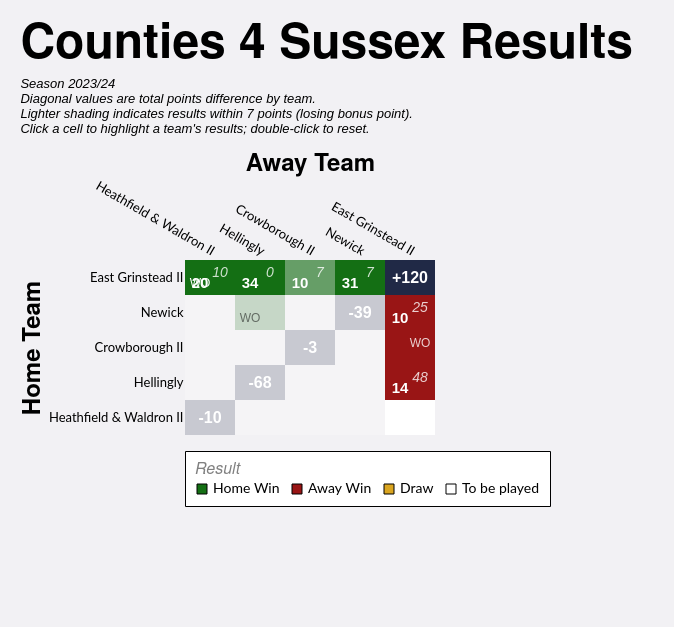

Describe this chart as a Vega-Lite specification.
### Vega-Lite specification from a JSON file in a GitHub repository (floating-point values rounded to 4 significant figures)
{"config": {"axis": {"labelFont": "Lato, sans-serif", "titleFont": "PT Sans Narrow, Helvetica Neue, Helvetica, Arial, sans-serif", "labelFontSize": 13, "titleFontSize": 24, "gridColor": "#202947", "gridOpacity": 0.2}, "header": {"labelFont": "PT Sans Narrow, Helvetica Neue, Helvetica, Arial, sans-serif", "titleFont": "PT Sans Narrow, Helvetica Neue, Helvetica, Arial, sans-serif", "labelFontSize": 24, "titleFontSize": 28, "labelFontWeight": "bold", "orient": "left"}, "legend": {"labelFont": "Lato, sans-serif", "titleFont": "PT Sans Narrow, Helvetica Neue, Helvetica, Arial, sans-serif", "labelFontSize": 14, "titleFontSize": 16, "titlePadding": 5, "fillColor": "white", "strokeColor": "black", "padding": 10, "titleFontWeight": "lighter", "titleFontStyle": "italic", "titleColor": "gray", "offset": 10}, "title": {"font": "PT Sans Narrow, Helvetica Neue, Helvetica, Arial, sans-serif", "fontSize": 48, "fontWeight": "bold", "anchor": "start", "align": "center", "titlePadding": 20, "subtitlePadding": 10, "subtitleFontSize": 13, "subtitleColor": "", "subtitleFontStyle": "italic", "offset": 15, "color": "black"}, "axisX": {"labelAngle": 0}, "facet": {"title": null, "header": null, "align": {"row": "each", "column": "each"}}, "resolve": {"scale": {"y": "independent", "facet": "independent"}}, "background": "#f2f1f4", "view": {"stroke": null}}, "layer": [{"data": {"name": "data-8d5bf6d418f510963f674cdb3aef10c7"}, "mark": {"type": "rect"}, "encoding": {"color": {"field": "result", "legend": {"columns": 4, "direction": "horizontal", "labelLimit": 200, "offset": 16, "orient": "bottom", "symbolStrokeColor": "black", "symbolStrokeWidth": 1, "values": ["Home Win", "Away Win", "Draw", "To be played"]}, "scale": {"domain": ["Home Win", "Home Win (LBP)", "Away Win", "Away Win (LBP)", "Draw", "To be played", "N/A"], "range": ["#146f14", "#146f14a0", "#991515", "#991515a0", "goldenrod", "white", "#202946"]}, "title": "Result", "type": "nominal"}, "opacity": {"condition": {"test": "datum.home_team == param_15['home_team'] || datum.away_team == param_15['home_team'] || !isValid(param_15['home_team'])", "value": 1.0}, "value": 0.2}, "tooltip": [{"field": "home_team", "title": "Home", "type": "nominal"}, {"field": "away_team", "title": "Away", "type": "nominal"}, {"field": "home_score_text", "title": "Home Score", "type": "nominal"}, {"field": "away_score_text", "title": "Away Score", "type": "nominal"}, {"field": "result", "title": "Result", "type": "nominal"}, {"field": "date", "format": "%d %b %Y", "title": "Date", "type": "temporal"}], "x": {"axis": {"domain": false, "grid": false, "labelAngle": 30, "orient": "top", "ticks": false}, "field": "away_team", "sort": ["Heathfield & Waldron II", "Hellingly", "Crowborough II", "Newick", "East Grinstead II"], "title": "Away Team", "type": "nominal"}, "y": {"axis": {"domain": false, "grid": false, "ticks": false}, "field": "home_team", "sort": ["East Grinstead II", "Newick", "Crowborough II", "Hellingly", "Heathfield & Waldron II"], "title": "Home Team", "type": "nominal"}}, "name": "view_10"}, {"data": {"name": "data-8d5bf6d418f510963f674cdb3aef10c7"}, "mark": {"type": "text", "fontStyle": "italic", "size": 14, "xOffset": 10, "yOffset": -5}, "encoding": {"color": {"condition": {"test": "datum.home_team == param_15['home_team'] || datum.away_team == param_15['home_team'] || !isValid(param_15['home_team'])", "value": "white"}, "value": "black"}, "opacity": {"condition": {"test": "datum.home_team == param_15['home_team'] || datum.away_team == param_15['home_team'] || !isValid(param_15['home_team'])", "value": 0.8}, "value": 0.4}, "text": {"field": "away_score_text", "type": "nominal"}, "x": {"field": "away_team", "sort": ["Heathfield & Waldron II", "Hellingly", "Crowborough II", "Newick", "East Grinstead II"], "type": "nominal"}, "y": {"field": "home_team", "sort": ["East Grinstead II", "Newick", "Crowborough II", "Hellingly", "Heathfield & Waldron II"], "type": "nominal"}}, "transform": [{"filter": "datum.away_score_text != '' && datum.away_score_text != 'WO'"}]}, {"data": {"name": "data-8d5bf6d418f510963f674cdb3aef10c7"}, "mark": {"type": "text", "size": 12, "xOffset": 10, "yOffset": -5}, "encoding": {"color": {"condition": {"test": "datum.home_team == param_15['home_team'] || datum.away_team == param_15['home_team'] || !isValid(param_15['home_team'])", "value": "white"}, "value": "black"}, "opacity": {"condition": {"test": "datum.home_team == param_15['home_team'] || datum.away_team == param_15['home_team'] || !isValid(param_15['home_team'])", "value": 0.8}, "value": 0.4}, "text": {"field": "away_score_text", "type": "nominal"}, "x": {"field": "away_team", "sort": ["Heathfield & Waldron II", "Hellingly", "Crowborough II", "Newick", "East Grinstead II"], "type": "nominal"}, "y": {"field": "home_team", "sort": ["East Grinstead II", "Newick", "Crowborough II", "Hellingly", "Heathfield & Waldron II"], "type": "nominal"}}, "transform": [{"filter": "datum.away_score_text == 'WO'"}]}, {"data": {"name": "data-8d5bf6d418f510963f674cdb3aef10c7"}, "mark": {"type": "text", "fontWeight": "bold", "size": 15, "xOffset": -10, "yOffset": 5}, "encoding": {"color": {"condition": {"test": "datum.home_team == param_15['home_team'] || datum.away_team == param_15['home_team'] || !isValid(param_15['home_team'])", "value": "white"}, "value": "black"}, "opacity": {"condition": {"test": "datum.home_team == param_15['home_team'] || datum.away_team == param_15['home_team'] || !isValid(param_15['home_team'])", "value": 1.0}, "value": 0.5}, "text": {"field": "home_score_text", "type": "nominal"}, "x": {"field": "away_team", "sort": ["Heathfield & Waldron II", "Hellingly", "Crowborough II", "Newick", "East Grinstead II"], "type": "nominal"}, "y": {"field": "home_team", "sort": ["East Grinstead II", "Newick", "Crowborough II", "Hellingly", "Heathfield & Waldron II"], "type": "nominal"}}, "transform": [{"filter": "datum.home_score_text != '' && datum.home_score_text != 'WO'"}]}, {"data": {"name": "data-8d5bf6d418f510963f674cdb3aef10c7"}, "mark": {"type": "text", "size": 12, "xOffset": -10, "yOffset": 5}, "encoding": {"color": {"condition": {"test": "datum.home_team == param_15['home_team'] || datum.away_team == param_15['home_team'] || !isValid(param_15['home_team'])", "value": "white"}, "value": "black"}, "opacity": {"condition": {"test": "datum.home_team == param_15['home_team'] || datum.away_team == param_15['home_team'] || !isValid(param_15['home_team'])", "value": 1.0}, "value": 0.5}, "text": {"field": "home_score_text", "type": "nominal"}, "x": {"field": "away_team", "sort": ["Heathfield & Waldron II", "Hellingly", "Crowborough II", "Newick", "East Grinstead II"], "type": "nominal"}, "y": {"field": "home_team", "sort": ["East Grinstead II", "Newick", "Crowborough II", "Hellingly", "Heathfield & Waldron II"], "type": "nominal"}}, "transform": [{"filter": "datum.home_score_text == 'WO'"}]}, {"data": {"name": "data-c5b7dce837a255612d263eaef249cda5"}, "mark": {"type": "text", "color": "white", "fontWeight": "bold", "size": 16}, "encoding": {"text": {"field": "display_text", "type": "nominal"}, "tooltip": [{"field": "home_team", "title": "Team", "type": "nominal"}, {"field": "display_text", "title": "Points Difference", "type": "nominal"}], "x": {"field": "away_team", "sort": ["Heathfield & Waldron II", "Hellingly", "Crowborough II", "Newick", "East Grinstead II"], "type": "nominal"}, "y": {"field": "home_team", "sort": ["East Grinstead II", "Newick", "Crowborough II", "Hellingly", "Heathfield & Waldron II"], "type": "nominal"}}}], "height": {"step": 35}, "padding": {"left": 20, "top": 20, "right": 40, "bottom": 120}, "params": [{"name": "param_15", "select": {"type": "point", "clear": "dblclick", "fields": ["home_team"], "on": "click"}, "value": [{"home_team": "East Grinstead II"}], "views": ["view_10"]}], "title": {"text": "Counties 4 Sussex Results", "subtitle": ["Season 2023/24", "Diagonal values are total points difference by team.", "Lighter shading indicates results within 7 points (losing bonus point).", "Click a cell to highlight a team's results; double-click to reset."]}, "width": {"step": 50}, "$schema": "https://vega.github.io/schema/vega-lite/v5.20.1.json", "datasets": {"data-8d5bf6d418f510963f674cdb3aef10c7": [{"home_team": "Crowborough II", "away_team": "Crowborough II", "match_id": null, "date": "", "home_score": null, "away_score": null, "home_walkover": null, "away_walkover": null, "result": "N/A", "home_score_text": "", "away_score_text": "", "wo_result": "", "score_text": "", "display_text": "-3", "is_diagonal": true, "result_simple": "N/A"}, {"home_team": "Crowborough II", "away_team": "East Grinstead II", "match_id": "1083348", "date": "2023-11-18T00:00:00", "home_score": null, "away_score": null, "home_walkover": false, "away_walkover": true, "result": "Away Win", "home_score_text": "", "away_score_text": "WO", "wo_result": "AWO", "score_text": "WO", "display_text": "WO", "is_diagonal": false, "result_simple": "Away Win"}, {"home_team": "Crowborough II", "away_team": "Heathfield & Waldron II", "match_id": null, "date": "", "home_score": null, "away_score": null, "home_walkover": null, "away_walkover": null, "result": "To be played", "home_score_text": "", "away_score_text": "", "wo_result": "", "score_text": "", "display_text": "", "is_diagonal": false, "result_simple": "To be played"}, {"home_team": "Crowborough II", "away_team": "Hellingly", "match_id": null, "date": "", "home_score": null, "away_score": null, "home_walkover": null, "away_walkover": null, "result": "To be played", "home_score_text": "", "away_score_text": "", "wo_result": "", "score_text": "", "display_text": "", "is_diagonal": false, "result_simple": "To be played"}, {"home_team": "Crowborough II", "away_team": "Newick", "match_id": null, "date": "", "home_score": null, "away_score": null, "home_walkover": null, "away_walkover": null, "result": "To be played", "home_score_text": "", "away_score_text": "", "wo_result": "", "score_text": "", "display_text": "", "is_diagonal": false, "result_simple": "To be played"}, {"home_team": "East Grinstead II", "away_team": "Crowborough II", "match_id": "1083358", "date": "2024-02-03T00:00:00", "home_score": 10, "away_score": 7, "home_walkover": false, "away_walkover": false, "result": "Home Win (LBP)", "home_score_text": "10", "away_score_text": "7", "wo_result": "", "score_text": "10-7", "display_text": "10-7", "is_diagonal": false, "result_simple": "Home Win"}, {"home_team": "East Grinstead II", "away_team": "East Grinstead II", "match_id": null, "date": "", "home_score": null, "away_score": null, "home_walkover": null, "away_walkover": null, "result": "N/A", "home_score_text": "", "away_score_text": "", "wo_result": "", "score_text": "", "display_text": "+120", "is_diagonal": true, "result_simple": "N/A"}, {"home_team": "East Grinstead II", "away_team": "Heathfield & Waldron II", "match_id": "1111548", "date": "2024-01-20T00:00:00", "home_score": 20, "away_score": 10, "home_walkover": false, "away_walkover": false, "result": "Home Win", "home_score_text": "20", "away_score_text": "10", "wo_result": "", "score_text": "20-10", "display_text": "20-10", "is_diagonal": false, "result_simple": "Home Win"}, {"home_team": "East Grinstead II", "away_team": "Heathfield & Waldron II", "match_id": "1105112", "date": "2023-12-09T00:00:00", "home_score": null, "away_score": null, "home_walkover": true, "away_walkover": false, "result": "Home Win", "home_score_text": "WO", "away_score_text": "", "wo_result": "HWO", "score_text": "WO", "display_text": "WO", "is_diagonal": false, "result_simple": "Home Win"}, {"home_team": "East Grinstead II", "away_team": "Hellingly", "match_id": "1083351", "date": "2023-12-02T00:00:00", "home_score": 34, "away_score": 0, "home_walkover": false, "away_walkover": false, "result": "Home Win", "home_score_text": "34", "away_score_text": "0", "wo_result": "", "score_text": "34-0", "display_text": "34-0", "is_diagonal": false, "result_simple": "Home Win"}, {"home_team": "East Grinstead II", "away_team": "Newick", "match_id": "1083365", "date": "2024-03-02T00:00:00", "home_score": 31, "away_score": 7, "home_walkover": false, "away_walkover": false, "result": "Home Win", "home_score_text": "31", "away_score_text": "7", "wo_result": "", "score_text": "31-7", "display_text": "31-7", "is_diagonal": false, "result_simple": "Home Win"}, {"home_team": "Heathfield & Waldron II", "away_team": "Crowborough II", "match_id": null, "date": "", "home_score": null, "away_score": null, "home_walkover": null, "away_walkover": null, "result": "To be played", "home_score_text": "", "away_score_text": "", "wo_result": "", "score_text": "", "display_text": "", "is_diagonal": false, "result_simple": "To be played"}, {"home_team": "Heathfield & Waldron II", "away_team": "East Grinstead II", "match_id": null, "date": "", "home_score": null, "away_score": null, "home_walkover": null, "away_walkover": null, "result": "To be played", "home_score_text": "", "away_score_text": "", "wo_result": "", "score_text": "", "display_text": "", "is_diagonal": false, "result_simple": "To be played"}, {"home_team": "Heathfield & Waldron II", "away_team": "Heathfield & Waldron II", "match_id": null, "date": "", "home_score": null, "away_score": null, "home_walkover": null, "away_walkover": null, "result": "N/A", "home_score_text": "", "away_score_text": "", "wo_result": "", "score_text": "", "display_text": "-10", "is_diagonal": true, "result_simple": "N/A"}, {"home_team": "Heathfield & Waldron II", "away_team": "Hellingly", "match_id": null, "date": "", "home_score": null, "away_score": null, "home_walkover": null, "away_walkover": null, "result": "To be played", "home_score_text": "", "away_score_text": "", "wo_result": "", "score_text": "", "display_text": "", "is_diagonal": false, "result_simple": "To be played"}, {"home_team": "Heathfield & Waldron II", "away_team": "Newick", "match_id": null, "date": "", "home_score": null, "away_score": null, "home_walkover": null, "away_walkover": null, "result": "To be played", "home_score_text": "", "away_score_text": "", "wo_result": "", "score_text": "", "display_text": "", "is_diagonal": false, "result_simple": "To be played"}, {"home_team": "Hellingly", "away_team": "Crowborough II", "match_id": null, "date": "", "home_score": null, "away_score": null, "home_walkover": null, "away_walkover": null, "result": "To be played", "home_score_text": "", "away_score_text": "", "wo_result": "", "score_text": "", "display_text": "", "is_diagonal": false, "result_simple": "To be played"}, {"home_team": "Hellingly", "away_team": "East Grinstead II", "match_id": "1083362", "date": "2024-02-17T00:00:00", "home_score": 14, "away_score": 48, "home_walkover": false, "away_walkover": false, "result": "Away Win", "home_score_text": "14", "away_score_text": "48", "wo_result": "", "score_text": "14-48", "display_text": "14-48", "is_diagonal": false, "result_simple": "Away Win"}, {"home_team": "Hellingly", "away_team": "Heathfield & Waldron II", "match_id": null, "date": "", "home_score": null, "away_score": null, "home_walkover": null, "away_walkover": null, "result": "To be played", "home_score_text": "", "away_score_text": "", "wo_result": "", "score_text": "", "display_text": "", "is_diagonal": false, "result_simple": "To be played"}, {"home_team": "Hellingly", "away_team": "Hellingly", "match_id": null, "date": "", "home_score": null, "away_score": null, "home_walkover": null, "away_walkover": null, "result": "N/A", "home_score_text": "", "away_score_text": "", "wo_result": "", "score_text": "", "display_text": "-68", "is_diagonal": true, "result_simple": "N/A"}, {"home_team": "Hellingly", "away_team": "Newick", "match_id": null, "date": "", "home_score": null, "away_score": null, "home_walkover": null, "away_walkover": null, "result": "To be played", "home_score_text": "", "away_score_text": "", "wo_result": "", "score_text": "", "display_text": "", "is_diagonal": false, "result_simple": "To be played"}, {"home_team": "Newick", "away_team": "Crowborough II", "match_id": null, "date": "", "home_score": null, "away_score": null, "home_walkover": null, "away_walkover": null, "result": "To be played", "home_score_text": "", "away_score_text": "", "wo_result": "", "score_text": "", "display_text": "", "is_diagonal": false, "result_simple": "To be played"}, {"home_team": "Newick", "away_team": "East Grinstead II", "match_id": "1083338", "date": "2023-10-21T00:00:00", "home_score": 10, "away_score": 25, "home_walkover": false, "away_walkover": false, "result": "Away Win", "home_score_text": "10", "away_score_text": "25", "wo_result": "", "score_text": "10-25", "display_text": "10-25", "is_diagonal": false, "result_simple": "Away Win"}, {"home_team": "Newick", "away_team": "Heathfield & Waldron II", "match_id": null, "date": "", "home_score": null, "away_score": null, "home_walkover": null, "away_walkover": null, "result": "To be played", "home_score_text": "", "away_score_text": "", "wo_result": "", "score_text": "", "display_text": "", "is_diagonal": false, "result_simple": "To be played"}, {"home_team": "Newick", "away_team": "Hellingly", "match_id": "1115967", "date": "2024-04-20T00:00:00", "home_score": null, "away_score": null, "home_walkover": true, "away_walkover": false, "result": "Home Win", "home_score_text": "WO", "away_score_text": "", "wo_result": "HWO", "score_text": "WO", "display_text": "WO", "is_diagonal": false, "result_simple": "Home Win"}, {"home_team": "Newick", "away_team": "Newick", "match_id": null, "date": "", "home_score": null, "away_score": null, "home_walkover": null, "away_walkover": null, "result": "N/A", "home_score_text": "", "away_score_text": "", "wo_result": "", "score_text": "", "display_text": "-39", "is_diagonal": true, "result_simple": "N/A"}], "data-c5b7dce837a255612d263eaef249cda5": [{"home_team": "Crowborough II", "away_team": "Crowborough II", "match_id": null, "date": "", "home_score": null, "away_score": null, "home_walkover": null, "away_walkover": null, "result": "N/A", "home_score_text": "", "away_score_text": "", "wo_result": "", "score_text": "", "display_text": "-3", "is_diagonal": true, "result_simple": "N/A"}, {"home_team": "East Grinstead II", "away_team": "East Grinstead II", "match_id": null, "date": "", "home_score": null, "away_score": null, "home_walkover": null, "away_walkover": null, "result": "N/A", "home_score_text": "", "away_score_text": "", "wo_result": "", "score_text": "", "display_text": "+120", "is_diagonal": true, "result_simple": "N/A"}, {"home_team": "Heathfield & Waldron II", "away_team": "Heathfield & Waldron II", "match_id": null, "date": "", "home_score": null, "away_score": null, "home_walkover": null, "away_walkover": null, "result": "N/A", "home_score_text": "", "away_score_text": "", "wo_result": "", "score_text": "", "display_text": "-10", "is_diagonal": true, "result_simple": "N/A"}, {"home_team": "Hellingly", "away_team": "Hellingly", "match_id": null, "date": "", "home_score": null, "away_score": null, "home_walkover": null, "away_walkover": null, "result": "N/A", "home_score_text": "", "away_score_text": "", "wo_result": "", "score_text": "", "display_text": "-68", "is_diagonal": true, "result_simple": "N/A"}, {"home_team": "Newick", "away_team": "Newick", "match_id": null, "date": "", "home_score": null, "away_score": null, "home_walkover": null, "away_walkover": null, "result": "N/A", "home_score_text": "", "away_score_text": "", "wo_result": "", "score_text": "", "display_text": "-39", "is_diagonal": true, "result_simple": "N/A"}]}}
